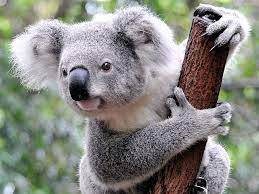
#> input picture docs/jupyter_notebooks/AI_ML_DS_Libs/images/koala.jpg, 259 x 194 px
$ jupyter execute --allow-errors numpy.ipynb
#> lines starting #> are read from the running program, lines starting #| are printed output that depends on the picture
[cell 1]
import numpy as np

http://jalammar.github.io/visual-numpy/

https://betterprogramming.pub/numpy-illustrated-the-visual-guide-to-numpy-3b1d4976de1d

[cell 2]
l = [[1, 2, 3],
     [4, 5, 6],
     [7, 8, 9]]
n = np.array(l)
n.ndim, n.shape, n.size, n.dtype.name, n.itemsize, n.data

[cell 3]
n = np.arange(15).reshape(3, 5)
n.ndim, n.shape, n.size, n.dtype.name, n.itemsize, n.data

#> (a cell that did not finish here is left out)

[cell 5]
a = np.array([(1.5, 2, 3), (4, 5, 6)])
print(a)
print("="*40)
b = np.array(((1.5, 2, 3), (4, 5, 6)))
print(b)
print("="*40)
c = np.array([[1, 2], [3, 4]], dtype=complex)
print(c)

[cell 6]
print(np.zeros((3, 4)))
print("="*40)
print(np.ones((2, 3, 4), dtype=np.int16))
print("="*40)
print(np.empty((2, 3)))
print("="*40)
print(np.arange(10, 30, 5))
print("="*40)
print(np.arange(0, 2, 0.3))  # it accepts float arguments

[cell 7]
from numpy import pi

print(np.linspace(0, 2, 9))  # 9 numbers from 0 to 2
print("="*40)
x = np.linspace(0, 2 * pi, 50)        # useful to evaluate function at lots of points
print(x)
print("="*40)
f = np.sin(x)
print(f)

[cell 8]
a = np.arange(6)                    # 1d array
print(a)
print("="*40)
b = np.arange(12).reshape(4, 3)     # 2d array
print(b)
print("="*40)
c = np.arange(24).reshape(2, 3, 4)  # 3d array
print(c)

[cell 9]
np.eye(5)

[cell 10]
np.eye(3,5)

[cell 11]
np.diag([1, 2, 3])

[cell 12]
np.diag([1, 2, 3], 0)

[cell 13]
np.diag([1, 2, 3], 1)

[cell 14]
np.diag([1, 2, 3], 2)

[cell 15]
np.diag([1, 2, 3], 3)

[cell 16]
a = np.arange(24).reshape(4,6)
print(a)
print("="*25)
np.diag(a)

[cell 17]
## Vandermonde Matrix
#https://wikimedia.org/api/rest_v1/media/math/render/svg/25d0e0c660aa92f0d700c82a27217c207ce4a5a9
np.vander(np.linspace(0, 2, 5), 2)

[cell 18]
np.vander([1, 2, 3, 4], 2)

[cell 19]
np.vander((1, 2, 3, 4), 4)

[cell 20]
np.indices((11,4))

[cell 21]
a = np.arange(24).reshape(4,6)
print(a)
print('-'*50)
print(a.sum())
print(a.sum(axis=0))  #Sum column-Wise
print(a.sum(axis=1))  #Sum Row-Wise

[cell 22]
a = np.array([["a","b","c"],[1,2,3],[1.1,2.2,3.3]])
print(a.flatten()) #C-Style Flatten (Row-Wise)
print(a.flatten(order='F')) #Fortran-Style Flatten (Column-Wise)

[cell 23]
a = np.arange(16).reshape(4,4)
print(a)
print('-'*50)
print('nditer')
print('-'*50)
for i in np.nditer(a):
    print(i)
print('-'*50)
print('nditer')
print('-'*50)
for i in np.nditer(a,flags=['external_loop']):
    print(i)
print('-'*50)
print('nditer')
print('-'*50)
for i in np.nditer(a,order='F'):
    print(i)
print('-'*50)
print('nditer')
print('-'*50)
for i in np.nditer(a,order='F',flags=['external_loop']):
    print(i)

[cell 24]
a = np.arange(16).reshape(4,4)
a

#> (a cell that did not finish here is left out)

[cell 26]
a = np.arange(16).reshape(4,4)
for i in np.nditer(a,op_flags=['readwrite']):
    i[...]=i*i
a

[cell 27]
a = np.arange(16).reshape(4,4)
print(a)
print('-'*40)
print(a.T) #.T stands for Matrix Transpose.
print('-'*40)
print(np.transpose(a))   #Matrix Transpose.

[cell 28]
a = np.arange(16).reshape(4,4)
print(a)
print('-'*40)
print(a.reshape(2,-1)) #Negative value calculates remaining value based on the array size.

#> (a cell that did not finish here is left out)

[cell 30]
a = np.arange(16)
np.split(a,4)

[cell 31]
a = np.arange(16)
#> (the rest of this cell did not finish here and is left out)

[cell 32]
a = np.arange(16)
np.split(a,[3,8])

[cell 33]
a=np.array([['one','two','three','four','five','six'],
            [1,2,3,4,5,6]])
np.hsplit(a,3)

[cell 34]
np.hsplit(a,6)

#> (a cell that did not finish here is left out)

[cell 36]
a=np.array([['one','two','three','four','five','six'],
            [1,2,3,4,5,6]])
np.vsplit(a,2)

[cell 37]
import numpy as np
from imageio import imread

[cell 38]
img_array = imread("images/koala.jpg")
#> img_array is the input picture: shape (194, 259, 3); mean R, G, B 135.7, 136.5, 130

[cell 39]
img_array.shape
#> Out = (194, 259, 3)

[cell 40]
img_array

[cell 41]
import matplotlib.pyplot as plt

[cell 42]
plt.imshow(img_array)
plt.show()

[cell 43]
x1,x2=np.split(img_array,2)
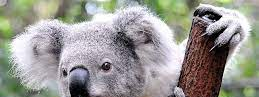
#> x1: shape (97, 259, 3); mean R, G, B 153.5, 152.9, 147.3
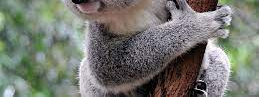
#> x2: shape (97, 259, 3); mean R, G, B 117.9, 120, 112.7
